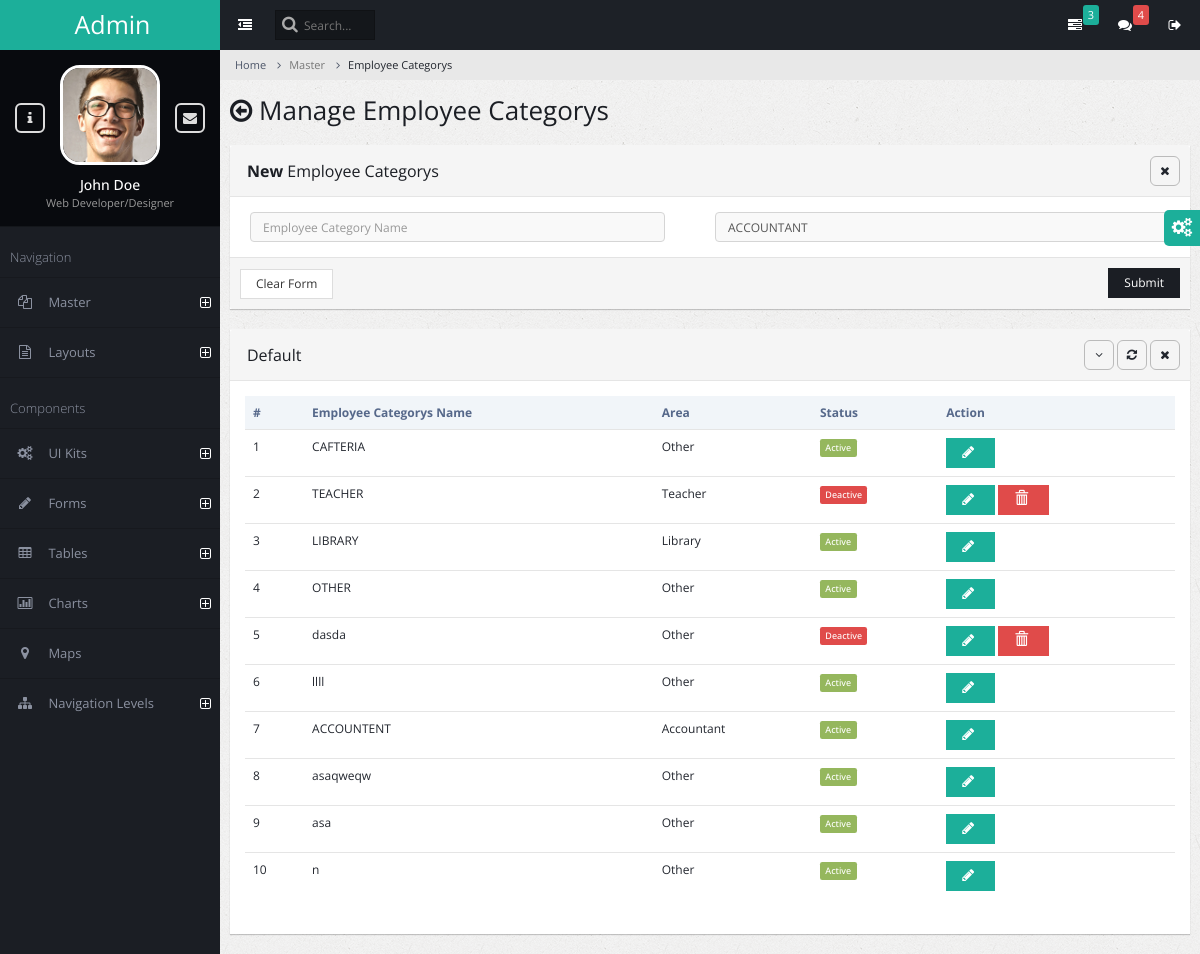
The app's page /employee-category/, older data.
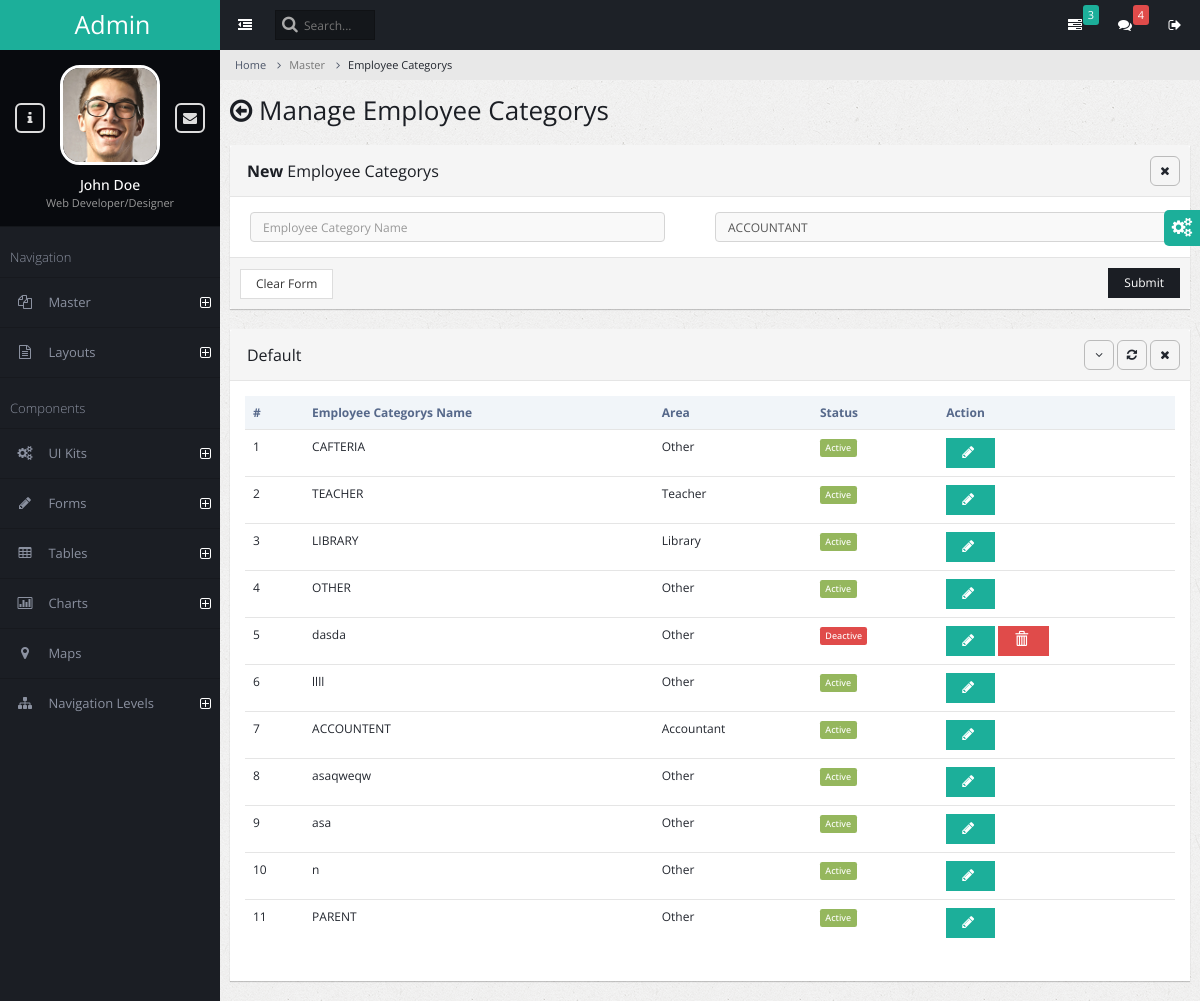
The same page, newer data.
### admin_master/models.py (models this page shows)
class AcademicEmployeeCategory(models.Model):
    EMPLOYEE_CATEGORY_CHOICES = [
        (1, 'Accountant'),
        (4, 'Cafeteria'),
        (2, 'Teacher'),
        (3, 'Library'),
        (5, 'Other'),
    ]
    employee_category_name = models.CharField(max_length=255)
    employee_category_area = models.IntegerField(choices=EMPLOYEE_CATEGORY_CHOICES)
    is_active = models.BooleanField(default=True)

### admin_master/views.py (the view, shortened to what this page needs)
# urls.py: path('employee-category/', views.employee_category_manage,name="employee-category"),
def employee_category_manage(request):
    success_message=None
    error_message = None
    academic_employee_category = AcademicEmployeeCategory.objects.all()
    context = {
        'errormessage': error_message,
        'successmessage': success_message,
        'academic_employee_categorys': academic_employee_category,
        'settings': settings
    }
    return render(request, 'employee_category_manage.html', context)

### admin_master/templates/employee_category_manage.html (shortened to what the changed rows need)
{% extends 'admin_base.html' %}
{% block content %}
{% load static %}
<div class="page-title">
    <h2><span class="fa fa-arrow-circle-o-left"></span> Manage Employee Categorys</h2>
</div>
<div class="page-content-wrap">
    <div class="row">
        <div class="col-md-12">
            <div class="panel panel-default">
                <div class="panel-body">
                    <table class="table datatable">
                        <thead>
                            <tr>
                                <th>#</th>
                                <th>Employee Categorys Name</th>
                                <th>Area</th>
                                <th>Status</th>
                                <th>Action</th>
                            </tr>
                        </thead>
                        <tbody>
                            {% for category in academic_employee_categorys %}
                                <tr id="{{category.id}}">
                                    <td>{{ forloop.counter }}</td>
                                    <td>{{ category.employee_category_name }}</td>
                                    <td>{{ category.get_employee_category_area_display }}</td>
                                    <td>
                                        {% if category.is_active %}
                                            <span class="label label-success">Active</span>
                                        {% else %}
                                            <span class="label label-danger">Deactive</span>
                                        {% endif %}
                                    </td>
                                    <td>
                                        <button class="btn btn-info" onclick="edit_pop_employee_category({{category.id}})">
                                            <span id ="spinner{{category.id}}" class="fa fa-pencil"></span>
                                        </button>
                                        {% if not category.is_active %}
                                        <a onclick="delete_employee_category({{category.id}})">
                                            <button class="btn btn-danger">
                                                <span class="glyphicon glyphicon-trash"></span>
                                            </button>
                                        </a>
                                        {% endif %}
                                    </td>
                                </tr>
                            {% endfor %}
                        </tbody>
                    </table>
                </div>
            </div>
        </div>
    </div>
</div>
{% endblock %}

Row changes from the older to the newer data that the page shows:
changed AcademicEmployeeCategory "TEACHER": is_active "Deactive" → "Active"
added AcademicEmployeeCategory: employee_category_name "PARENT", employee_category_area "Other", is_active "Active"
